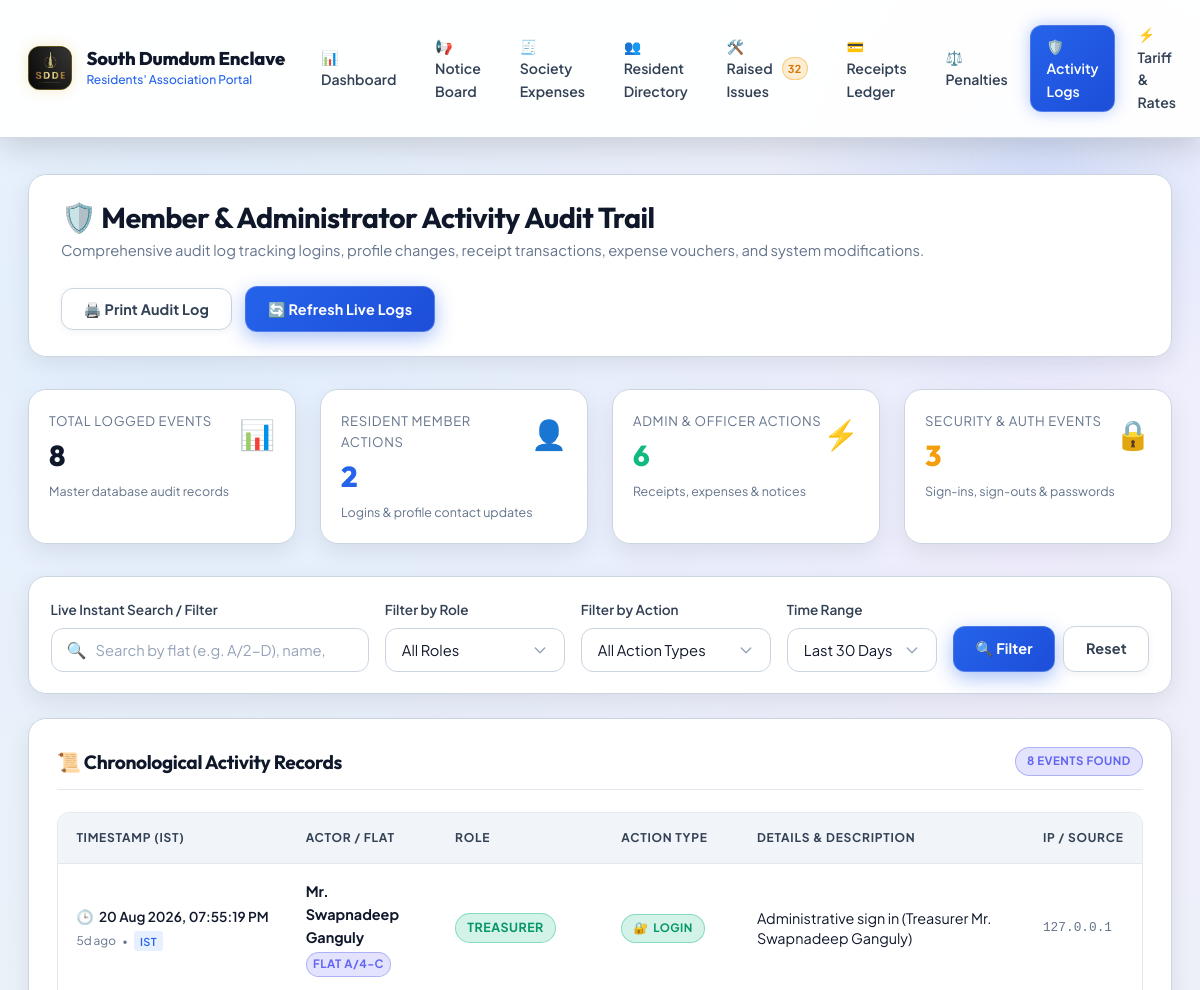
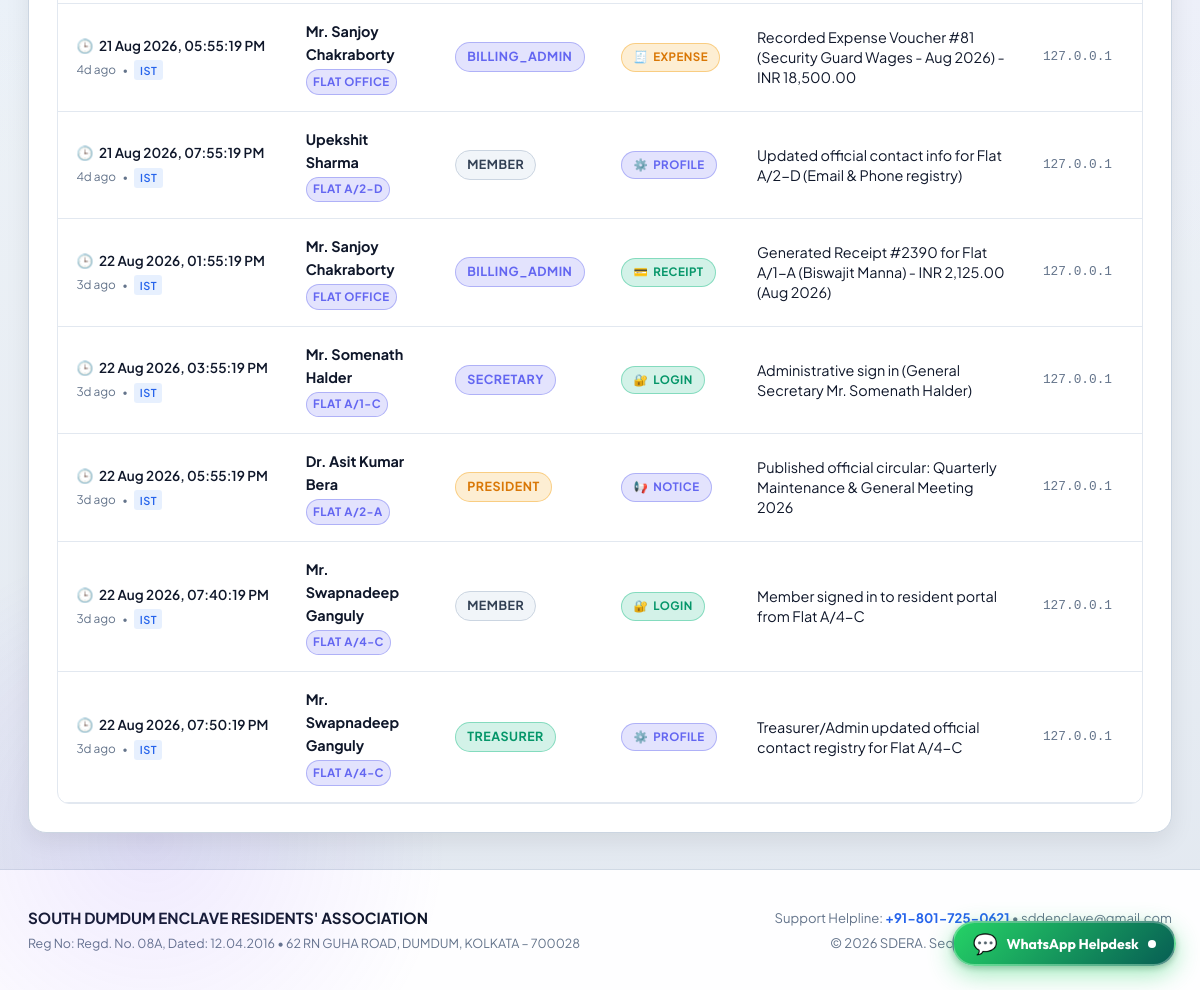
/admin/audit-logs (signed in), run on the app's committed database (2 pictures, top to bottom).
### tables this page shows
CREATE TABLE tbl_activity_logs (
        id INTEGER PRIMARY KEY AUTOINCREMENT,
        actor_username TEXT NOT NULL,
        actor_name TEXT,
        actor_role TEXT DEFAULT 'MEMBER',
        flat_no TEXT DEFAULT '-',
        action_type TEXT NOT NULL,
        description TEXT NOT NULL,
        ip_address TEXT DEFAULT '127.0.0.1',
        created_at TIMESTAMP DEFAULT CURRENT_TIMESTAMP
    );

### app.py (the view)
@app.route('/admin/audit-logs')
@roles_required('super_admin', 'billing_admin', 'president', 'secretary', 'treasurer', 'caretaker')
def admin_audit_logs():
    search_q = request.args.get('q', '').strip()
    role_filter = request.args.get('role', '').strip()
    action_filter = request.args.get('action', '').strip()
    days_filter = request.args.get('days', '30').strip()
    query = "SELECT * FROM tbl_activity_logs WHERE 1=1"
    params = []
    if search_q:
        query += " AND (actor_username LIKE %s OR actor_name LIKE %s OR flat_no LIKE %s OR description LIKE %s OR action_type LIKE %s)"
        params.extend([f"%{search_q}%", f"%{search_q}%", f"%{search_q}%", f"%{search_q}%", f"%{search_q}%"])
    if role_filter:
        query += " AND actor_role = %s"
        params.append(role_filter)
    if action_filter:
        query += " AND action_type = %s"
        params.append(action_filter)
    if days_filter and days_filter.isdigit():
        d_val = int(days_filter)
        if d_val > 0:
            query += " AND created_at >= %s"
            params.append((get_ist_now().replace(tzinfo=None) - timedelta(days=d_val)).strftime('%Y-%m-%d %H:%M:%S'))
    query += " ORDER BY id DESC LIMIT 500"
    try:
        logs = query_db(query, params) or []
    except Exception as err:
        app.logger.warning(f"Failed to query audit logs: {err}")
        logs = []
    try:
        stats_row = query_db("""
            SELECT
                COUNT(*) as total,
                COALESCE(SUM(CASE WHEN actor_role = 'MEMBER' THEN 1 ELSE 0 END), 0) as member,
                COALESCE(SUM(CASE WHEN actor_role != 'MEMBER' THEN 1 ELSE 0 END), 0) as admin,
                COALESCE(SUM(CASE WHEN action_type IN ('LOGIN', 'LOGOUT', 'PASSWORD_CHANGE') THEN 1 ELSE 0 END), 0) as security
            FROM tbl_activity_logs
        """, one=True)
        stats = {
            'total': int(stats_row['total'] or 0) if stats_row else 0,
            'member': int(stats_row['member'] or 0) if stats_row else 0,
            'admin': int(stats_row['admin'] or 0) if stats_row else 0,
            'security': int(stats_row['security'] or 0) if stats_row else 0
        }
    except Exception:
        stats = {'total': len(logs), 'member': 0, 'admin': len(logs), 'security': 0}
    try:
        distinct_roles = query_db("SELECT DISTINCT actor_role FROM tbl_activity_logs WHERE actor_role IS NOT NULL ORDER BY actor_role") or []
        distinct_actions = query_db("SELECT DISTINCT action_type FROM tbl_activity_logs WHERE action_type IS NOT NULL ORDER BY action_type") or []
    except Exception:
        distinct_roles = []
        distinct_actions = []
    return render_template(
        'admin_audit_logs.html',
        logs=logs,
        stats=stats,
        distinct_roles=distinct_roles,
        distinct_actions=distinct_actions,
        search_q=search_q,
        current_role=role_filter,
        current_action=action_filter,
        current_days=days_filter
    )

### templates/admin_audit_logs.html (shortened to what this page needs)
{% extends 'base.html' %}
{% block content %}
<div class="page-header">
    <div class="page-header-title">
        <h2>🛡️ Member & Administrator Activity Audit Trail</h2>
        <p>Comprehensive audit log tracking logins, profile changes, receipt transactions, expense vouchers, and system modifications.</p>
    </div>
    <div class="page-header-actions">
        <button type="button" class="btn btn-secondary" onclick="window.print()">
            🖨️ Print Audit Log
        </button>
        <a href="{{ url_for('admin_audit_logs') }}" class="btn btn-primary">
            🔄 Refresh Live Logs
        </a>
    </div>
</div>
<div class="grid-4" style="margin-bottom: 2rem;">
    <div class="card" style="padding: 1.25rem;">
        <div style="display: flex; justify-content: space-between; align-items: flex-start;">
            <div>
                <p class="text-muted" style="font-size: 0.82rem; margin: 0 0 0.35rem; text-transform: uppercase; letter-spacing: 0.05em;">Total Logged Events</p>
                <h3 style="font-size: 1.8rem; margin: 0; font-weight: 800; color: var(--text-main);">{{ stats.total }}</h3>
            </div>
            <span style="font-size: 1.8rem;">📊</span>
        </div>
        <div style="margin-top: 0.6rem; font-size: 0.78rem;" class="text-muted">Master database audit records</div>
    </div>
    <div class="card" style="padding: 1.25rem;">
        <div style="display: flex; justify-content: space-between; align-items: flex-start;">
            <div>
                <p class="text-muted" style="font-size: 0.82rem; margin: 0 0 0.35rem; text-transform: uppercase; letter-spacing: 0.05em;">Resident Member Actions</p>
                <h3 style="font-size: 1.8rem; margin: 0; font-weight: 800; color: #2563eb;">{{ stats.member }}</h3>
            </div>
            <span style="font-size: 1.8rem;">👤</span>
        </div>
        <div style="margin-top: 0.6rem; font-size: 0.78rem;" class="text-muted">Logins & profile contact updates</div>
    </div>
    <div class="card" style="padding: 1.25rem;">
        <div style="display: flex; justify-content: space-between; align-items: flex-start;">
            <div>
                <p class="text-muted" style="font-size: 0.82rem; margin: 0 0 0.35rem; text-transform: uppercase; letter-spacing: 0.05em;">Admin & Officer Actions</p>
                <h3 style="font-size: 1.8rem; margin: 0; font-weight: 800; color: #10b981;">{{ stats.admin }}</h3>
            </div>
            <span style="font-size: 1.8rem;">⚡</span>
        </div>
        <div style="margin-top: 0.6rem; font-size: 0.78rem;" class="text-muted">Receipts, expenses & notices</div>
    </div>
    <div class="card" style="padding: 1.25rem;">
        <div style="display: flex; justify-content: space-between; align-items: flex-start;">
            <div>
                <p class="text-muted" style="font-size: 0.82rem; margin: 0 0 0.35rem; text-transform: uppercase; letter-spacing: 0.05em;">Security & Auth Events</p>
                <h3 style="font-size: 1.8rem; margin: 0; font-weight: 800; color: #f59e0b;">{{ stats.security }}</h3>
            </div>
            <span style="font-size: 1.8rem;">🔒</span>
        </div>
        <div style="margin-top: 0.6rem; font-size: 0.78rem;" class="text-muted">Sign-ins, sign-outs & passwords</div>
    </div>
</div>
<div class="card filter-box" style="margin-bottom: 1.5rem; padding: 1.35rem;">
    <form method="GET" action="{{ url_for('admin_audit_logs') }}" style="display: flex; gap: 1rem; align-items: flex-end; flex-wrap: wrap;">
        <div style="flex: 1 1 240px; min-width: 0;">
            <label class="form-label" for="liveAuditSearch">Live Instant Search / Filter</label>
            <div class="live-search-box">
                <span class="search-icon">🔍</span>
                <input type="text" id="liveAuditSearch" name="q" value="{{ search_q or '' }}" class="form-control" placeholder="Search by flat (e.g. A/2-D), name, action, or keyword..." data-live-search="#auditLogsTable" data-search-counter="#auditCountBadge" data-clear-btn="clearAuditSearch">
            </div>
        </div>
        <div style="flex: 0 1 180px; min-width: 0;">
            <label class="form-label" for="roleFilter">Filter by Role</label>
            <select id="roleFilter" name="role" class="form-select">
                <option value="">All Roles</option>
            </select>
        </div>
        <div style="flex: 0 1 190px; min-width: 0;">
            <label class="form-label" for="actionFilter">Filter by Action</label>
            <select id="actionFilter" name="action" class="form-select">
                <option value="">All Action Types</option>
            </select>
        </div>
        <div style="flex: 0 1 150px; min-width: 0;">
            <label class="form-label" for="daysFilter">Time Range</label>
            <select id="daysFilter" name="days" class="form-select">
                <option value="30" {% if current_days == '30' or not current_days %}selected{% endif %}>Last 30 Days</option>
            </select>
        </div>
        <div style="display: flex; gap: 0.5rem; flex-wrap: wrap;">
            <button type="submit" class="btn btn-primary">🔍 Filter</button>
            <a href="{{ url_for('admin_audit_logs') }}" class="btn btn-secondary">Reset</a>
        </div>
    </form>
</div>
<div class="card">
    <div class="card-header">
        <h3 class="card-title">📜 Chronological Activity Records</h3>
        <div style="display: flex; align-items: center; gap: 0.75rem;">
            <span id="auditCountBadge" class="badge badge-info">{{ logs|length }} Events Found</span>
        </div>
    </div>
    <div class="table-container">
        <table class="custom-table" id="auditLogsTable">
            <thead>
                <tr>
                    <th style="width: 200px;">Timestamp (IST)</th>
                    <th>Actor / Flat</th>
                    <th>Role</th>
                    <th>Action Type</th>
                    <th>Details & Description</th>
                    <th>IP / Source</th>
                </tr>
            </thead>
            <tbody>
                {% for l in logs %}
                <tr>
                    <td class="text-secondary" style="font-size: 0.85rem; white-space: nowrap;">
                        <div title="{{ l.created_at }}">
                            <span style="display: flex; align-items: center; gap: 0.35rem; font-weight: 600; color: var(--text-main); font-size: 0.85rem;">
                                <span style="font-size: 0.85rem;">🕒</span> {{ l.created_at|format_audit_dt }}
                            </span>
                            <div style="display: flex; align-items: center; gap: 0.4rem; margin-top: 0.25rem;">
                                {% set rel_time = l.created_at|time_ago %}
                                {% if rel_time %}
                                <span class="text-muted" style="font-size: 0.74rem;">{{ rel_time }}</span>
                                <span style="font-size: 0.65rem; color: var(--text-muted);">&bull;</span>
                                {% endif %}
                                <span class="badge" style="font-size: 0.68rem; padding: 0.08rem 0.35rem; background: rgba(59, 130, 246, 0.12); color: #2563eb; font-weight: 600; border-radius: 3px;">IST</span>
                            </div>
                        </div>
                    </td>
                    <td>
                        <div>
                            <strong class="text-main" style="display: block;">{{ l.actor_name or l.actor_username }}</strong>
                            {% if l.flat_no and l.flat_no != '-' %}
                            <span class="badge badge-info" style="font-size: 0.72rem; padding: 0.15rem 0.4rem; margin-top: 0.2rem;">Flat {{ l.flat_no }}</span>
                            {% else %}
                            <span class="text-muted" style="font-size: 0.75rem;">{{ l.actor_username }}</span>
                            {% endif %}
                        </div>
                    </td>
                    <td>
                        {% set role_lower = (l.actor_role or 'member')|lower %}
                        <span class="badge badge-{{ role_lower }}" style="font-size: 0.78rem;">
                            {{ l.actor_role }}
                        </span>
                    </td>
                    <td>
                        {% if 'LOGIN' in l.action_type %}
                        <span class="badge badge-success" style="display: inline-flex; align-items: center; gap: 0.3rem;">
                            <span>🔐</span> Login
                        </span>
                        {% elif 'LOGOUT' in l.action_type %}
                        <span class="badge badge-secondary" style="display: inline-flex; align-items: center; gap: 0.3rem;">
                            <span>🚪</span> Logout
                        </span>
                        {% elif 'PASSWORD' in l.action_type %}
                        <span class="badge badge-warning" style="display: inline-flex; align-items: center; gap: 0.3rem;">
                            <span>🔑</span> Security
                        </span>
                        {% elif 'PROFILE' in l.action_type or 'CONTACT' in l.action_type %}
                        <span class="badge badge-info" style="display: inline-flex; align-items: center; gap: 0.3rem;">
                            <span>⚙️</span> Profile
                        </span>
                        {% elif 'RECEIPT' in l.action_type %}
                        <span class="badge badge-success" style="display: inline-flex; align-items: center; gap: 0.3rem;">
                            <span>💳</span> Receipt
                        </span>
                        {% elif 'EXPENSE' in l.action_type %}
                        <span class="badge badge-warning" style="display: inline-flex; align-items: center; gap: 0.3rem;">
                            <span>🧾</span> Expense
                        </span>
                        {% elif 'NOTICE' in l.action_type %}
                        <span class="badge badge-info" style="display: inline-flex; align-items: center; gap: 0.3rem;">
                            <span>📢</span> Notice
                        </span>
                        {% elif 'RATE' in l.action_type or 'TARIFF' in l.action_type %}
                        <span class="badge badge-primary" style="display: inline-flex; align-items: center; gap: 0.3rem;">
                            <span>⚡</span> Tariff
                        </span>
                        {% else %}
                        <span class="badge badge-secondary">{{ l.action_type }}</span>
                        {% endif %}
                    </td>
                    <td>
                        <span class="text-main" style="font-size: 0.9rem; line-height: 1.4; display: block;">
                            {{ l.description }}
                        </span>
                    </td>
                    <td class="text-muted" style="font-size: 0.8rem; font-family: monospace;">
                        {{ l.ip_address or '127.0.0.1' }}
                    </td>
                </tr>
                {% else %}
                <tr>
                    <td colspan="6" style="text-align: center; color: var(--text-muted); padding: 3rem;">
                        No activity records found matching the specified search criteria.
                    </td>
                </tr>
                {% endfor %}
            </tbody>
        </table>
    </div>
</div>
{% endblock %}

### data on the page
tbl_activity_logs: created_at "20 Aug 2026, 07:55:19 PM", rel_time "5d ago", actor_name "Mr. Swapnadeep Ganguly", flat_no "A/4-C", actor_role "TREASURER", action_type "LOGIN", description "Administrative sign in (Treasurer Mr. Swapnadeep Ganguly)", ip_address "127.0.0.1"
tbl_activity_logs: created_at "21 Aug 2026, 05:55:19 PM", rel_time "4d ago", actor_name "Mr. Sanjoy Chakraborty", flat_no "OFFICE", actor_role "BILLING_ADMIN", action_type "EXPENSE", description "Recorded Expense Voucher #81 (Security Guard Wages - Aug 2026) - INR 18,500.00", ip_address "127.0.0.1"
tbl_activity_logs: created_at "21 Aug 2026, 07:55:19 PM", rel_time "4d ago", actor_name "Upekshit Sharma", flat_no "A/2-D", actor_role "MEMBER", action_type "PROFILE", description "Updated official contact info for Flat A/2-D (Email & Phone registry)", ip_address "127.0.0.1"
tbl_activity_logs: created_at "22 Aug 2026, 01:55:19 PM", rel_time "3d ago", actor_name "Mr. Sanjoy Chakraborty", flat_no "OFFICE", actor_role "BILLING_ADMIN", action_type "RECEIPT", description "Generated Receipt #2390 for Flat A/1-A (Biswajit Manna) - INR 2,125.00 (Aug 2026)", ip_address "127.0.0.1"
tbl_activity_logs: created_at "22 Aug 2026, 03:55:19 PM", rel_time "3d ago", actor_name "Mr. Somenath Halder", flat_no "A/1-C", actor_role "SECRETARY", action_type "LOGIN", description "Administrative sign in (General Secretary Mr. Somenath Halder)", ip_address "127.0.0.1"
tbl_activity_logs: created_at "22 Aug 2026, 05:55:19 PM", rel_time "3d ago", actor_name "Dr. Asit Kumar Bera", flat_no "A/2-A", actor_role "PRESIDENT", action_type "NOTICE", description "Published official circular: Quarterly Maintenance & General Meeting 2026", ip_address "127.0.0.1"
tbl_activity_logs: created_at "22 Aug 2026, 07:40:19 PM", rel_time "3d ago", actor_name "Mr. Swapnadeep Ganguly", flat_no "A/4-C", actor_role "MEMBER", action_type "LOGIN", description "Member signed in to resident portal from Flat A/4-C", ip_address "127.0.0.1"
tbl_activity_logs: created_at "22 Aug 2026, 07:50:19 PM", rel_time "3d ago", actor_name "Mr. Swapnadeep Ganguly", flat_no "A/4-C", actor_role "TREASURER", action_type "PROFILE", description "Treasurer/Admin updated official contact registry for Flat A/4-C", ip_address "127.0.0.1"

### other printed values
{{ open_issues_count }} "32"
{{ stats.total }} "8"
{{ stats.member }} "2"
{{ stats.admin }} "6"
{{ stats.security }} "3"
{{ logs|length }} "8"
{{ config.ASSOCIATION_NAME }} "SOUTH DUMDUM ENCLAVE RESIDENTS' ASSOCIATION"
{{ config.ASSOCIATION_REG_NO }} "Regd. No. 08A, Dated: 12.04.2016"
{{ config.ASSOCIATION_ADDRESS }} "62 RN GUHA ROAD, DUMDUM, KOLKATA – 700028"
{{ config.ASSOCIATION_PHONE }} "+91-801-725-0621"
{{ config.ASSOCIATION_EMAIL }} "sddenclave@gmail.com"
{{ now.year }} "2026"
